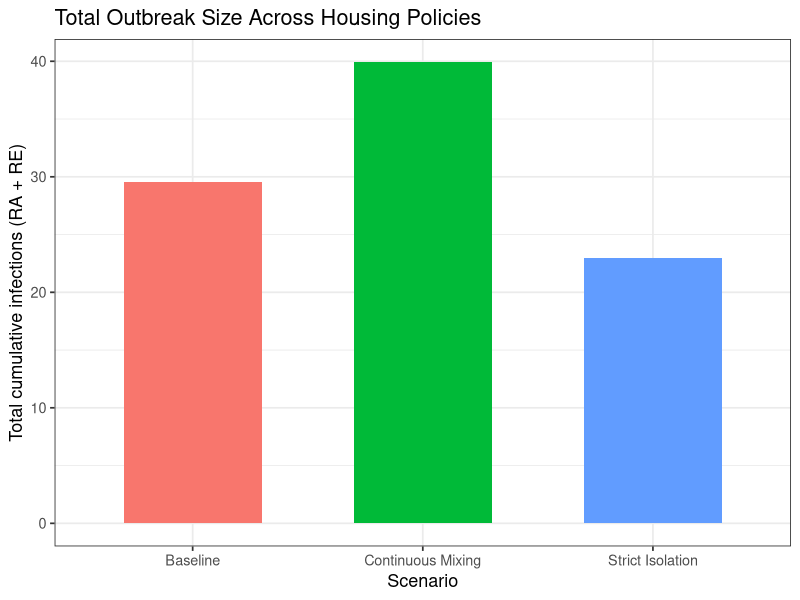
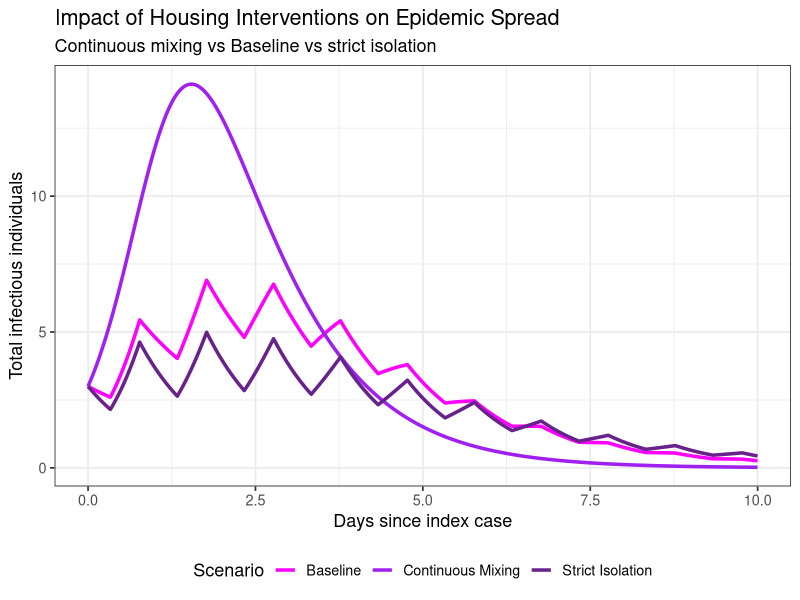
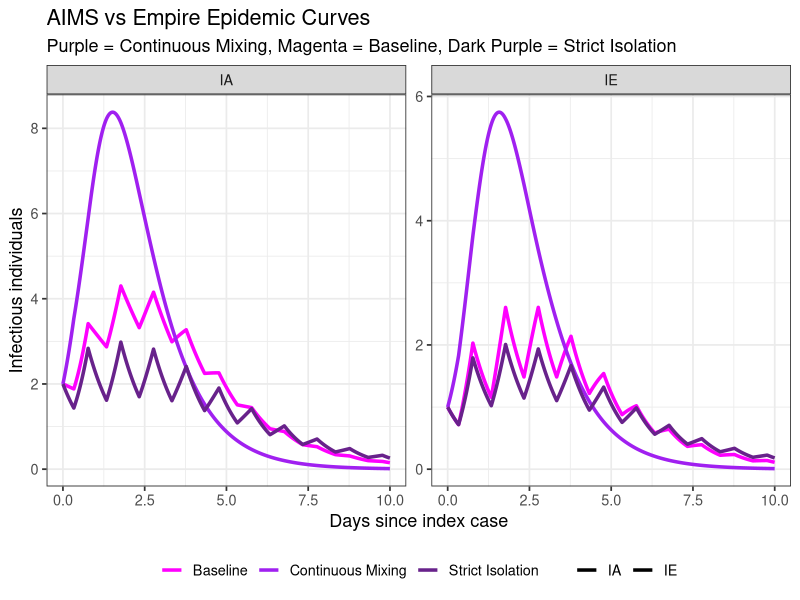
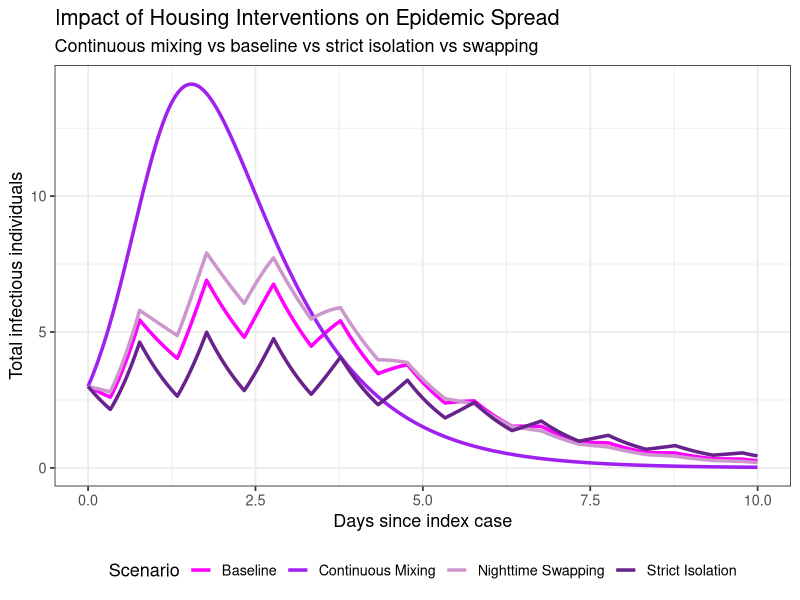
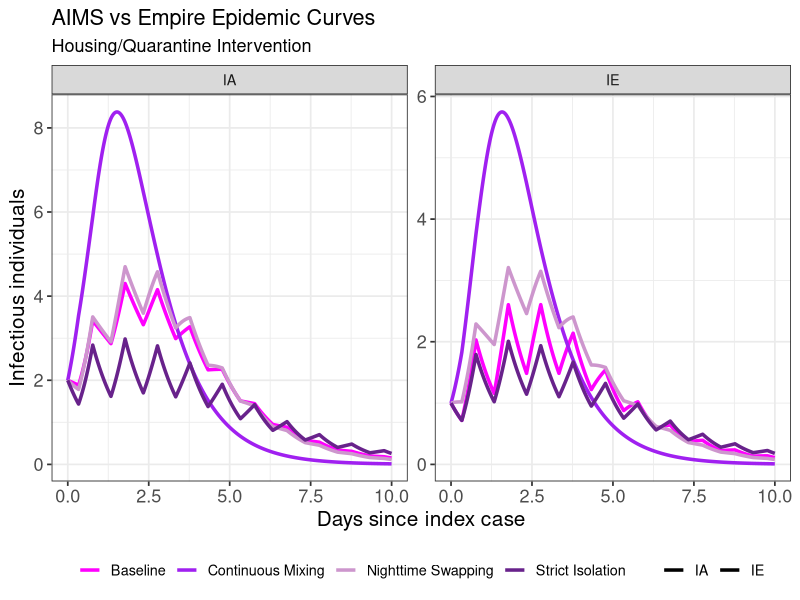

These charts were generated, in order, by the following R code:
library(deSolve)
library(ggplot2)
library(tidyr)
library(dplyr)

# --- Initial conditions ---
pop.ssiirr <- c(SE = 16, SA = 23, IA = 2, IE = 1, RA = 0, RE = 0)

values <- c(
  gammaA = 1 , gammaE = 1,
  N0 = 42, N_A = 25, N_E = 17,
  betaMixprior = 3.1, betaNightAprior = 0.9, betaNightEprior = 0
)

# --- ODE function (ssiirr) ---
ssiirr <- function(t, y, parms) {
  with(as.list(c(y, parms)), {
    day_fraction <- t %% 1
    is_daytime   <- (day_fraction >= 0.3328) & (day_fraction <= 0.77071)
    
    beta_M  <- ifelse(is_daytime, betaMixprior, 0)
    beta_NA <- ifelse(is_daytime, 0, betaNightAprior)
    beta_NE <- ifelse(is_daytime, 0, betaNightEprior)
    
    inf_mix <- beta_M * (IA + IE) / N0
    inf_NA  <- beta_NA * IA / N_A
    inf_NE  <- beta_NE * IE / N_E
    
    dSAdt <- -(inf_mix + inf_NA) * SA
    dSEdt <- -(inf_mix + inf_NE) * SE
    dIAdt <- (inf_mix + inf_NA) * SA - gammaA * IA
    dIEdt <- (inf_mix + inf_NE) * SE - gammaE * IE
    dRAdt <- gammaA * IA 
    dREdt <- gammaE * IE 
    
    return(list(c(dSEdt, dSAdt, dIAdt, dIEdt, dRAdt, dREdt)))
  })
}

# --- Helper function to run scenarios ---
run_scenario <- function(betaMix, betaNightA, betaNightE, label) {
  values["betaMixprior"]    <- betaMix
  values["betaNightAprior"] <- betaNightA
  values["betaNightEprior"] <- betaNightE
  time.out <- seq(0, 10, by = 0.02083)
  out <- data.frame(lsoda(y = pop.ssiirr, times = time.out, func = ssiirr, parms = values))
  out$Scenario <- label
  return(out)
}

# --- Run scenarios ---
out_mix    <- run_scenario(3.1, 3.1, 3.1, "Continuous Mixing")
out_iso    <- run_scenario(3.1, 0.9, 0, "Baseline")
out_strict <- run_scenario(3.1, 0, 0, "Strict Isolation")

# --- Combine results ---
out_all <- rbind(out_mix, out_iso, out_strict)

# --- Summarise final recovered counts ---
final_counts <- out_all %>%
  group_by(Scenario) %>%
  summarise(
    Final_RA = max(RA),
    Final_RE = max(RE),
    Total_R  = Final_RA + Final_RE
  )

print(final_counts)

# --- Plot cumulative infections (RA + RE) ---
ggplot(final_counts, aes(x = Scenario, y = Total_R, fill = Scenario)) +
  geom_col(width = 0.6) +
  labs(
    x = "Scenario",
    y = "Total cumulative infections (RA + RE)",
    title = "Total Outbreak Size Across Housing Policies"
  ) +
  theme_bw(base_size = 13) +
  theme(legend.position = "none")

# --- Plot total infectious (IA + IE) across scenarios ---
ggplot(out_all, aes(x = time, y = IA + IE, colour = Scenario)) +
  geom_line(linewidth = 1.2) +
  scale_colour_manual(values = c("Continuous Mixing"   = "purple",
                                 "Baseline" = "magenta",
                                 "Strict Isolation"    = "darkorchid4")) +
  labs(
    x = "Days since index case",
    y = "Total infectious individuals",
    title = "Impact of Housing Interventions on Epidemic Spread",
    subtitle = "Continuous mixing vs Baseline vs strict isolation"
  ) +
  theme_bw(base_size = 13) +
  theme(legend.position = "bottom")

# --- Separate plots for AIMS vs Empire ---
out_long <- pivot_longer(out_all, cols = c("IA","IE"), names_to = "Group", values_to = "Infectious")

ggplot(out_long, aes(x = time, y = Infectious,
                     colour = Scenario, linetype = Group)) +
  geom_line(linewidth = 1.2) +
  facet_wrap(~Group, scales = "free_y") +
  scale_colour_manual(values = c("Continuous Mixing"   = "purple",
                                 "Baseline" = "magenta",
                                 "Strict Isolation"    = "darkorchid4")) +
  scale_linetype_manual(values = c("IA" = "solid", "IE" = "solid")) +
  labs(
    x = "Days since index case",
    y = "Infectious individuals",
    title = "AIMS vs Empire Epidemic Curves",
    subtitle = "Purple = Continuous Mixing, Magenta = Baseline, Dark Purple = Strict Isolation"
  ) +
  theme_bw(base_size = 13) +
  theme(legend.position = "bottom", legend.title = element_blank())


ssiirr_swap <- function(t, y, parms) {
  with(as.list(c(y, parms)), {
    day_fraction <- t %% 1
    is_daytime   <- (day_fraction >= 0.3328) & (day_fraction <= 0.77071)
    
    if (is_daytime) {
      # Daytime mixing
      beta_M  <- betaMixprior
      inf_mix <- beta_M * (IA + IE) / N0
      
      dSAdt <- -inf_mix * SA
      dSEdt <- -inf_mix * SE
      dIAdt <- inf_mix * SA - gammaA * IA
      dIEdt <- inf_mix * SE - gammaE * IE
    } else {
      # Nighttime swapping
      beta_swap <- betaNightAprior  # use same parameter for swap intensity
      
      inf_A_swap <- beta_swap * IE / N_E
      inf_E_swap <- beta_swap * IA / N_A
      
      dSAdt <- -inf_A_swap * SA
      dSEdt <- -inf_E_swap * SE
      dIAdt <- inf_A_swap * SA - gammaA * IA
      dIEdt <- inf_E_swap * SE - gammaE * IE
    }
    
    dRAdt <- gammaA * IA
    dREdt <- gammaE * IE
    
    return(list(c(dSEdt, dSAdt, dIAdt, dIEdt, dRAdt, dREdt)))
  })
}

# --- Run swap scenario ---
run_swap <- function(betaMix, betaSwap, label) {
  values["betaMixprior"]    <- betaMix
  values["betaNightAprior"] <- betaSwap
  time.out <- seq(0, 10, by = 0.02083)
  out <- data.frame(lsoda(y = pop.ssiirr, times = time.out, func = ssiirr_swap, parms = values))
  out$Scenario <- label
  return(out)
}

out_swap <- run_swap(3.1, 0.9 , "Nighttime Swapping")
out_all <- rbind(out_mix, out_iso, out_strict, out_swap)

ggplot(out_all, aes(x = time, y = IA + IE, colour = Scenario)) +
  geom_line(linewidth = 1.2) +
  scale_colour_manual(values = c("Continuous Mixing"   = "purple",
                                 "Baseline"           = "magenta",
                                 "Strict Isolation"   = "darkorchid4",
                                 "Nighttime Swapping" = "plum3")) +
  labs(
    x = "Days since index case",
    y = "Total infectious individuals",
    title = "Impact of Housing Interventions on Epidemic Spread",
    subtitle = "Continuous mixing vs baseline vs strict isolation vs swapping"
  ) +
  theme_bw(base_size = 13) +
  theme(legend.position = "bottom")

out_long <- pivot_longer(out_all, cols = c("IA","IE"), names_to = "Group", values_to = "Infectious")

plotInter <- ggplot(out_long, aes(x = time, y = Infectious,
                     colour = Scenario, linetype = Group)) +
  geom_line(linewidth = 1.2) +
  facet_wrap(~Group, scales = "free_y") +
  scale_colour_manual(values = c("Continuous Mixing"   = "purple",
                                 "Baseline" = "magenta",
                                 "Strict Isolation"    = "darkorchid4",
                                 "Nighttime Swapping" = "plum3")) +
  scale_linetype_manual(values = c("IA" = "solid", "IE" = "solid")) +
  labs(
    x = "Days since index case",
    y = "Infectious individuals",
    title = "AIMS vs Empire Epidemic Curves",
    subtitle = "Housing/Quarantine Intervention"
  ) +
  theme_bw(base_size = 13) +
  theme(legend.position = "bottom", legend.title = element_blank(),
        axis.title = element_text(size = 15), 
        axis.text = element_text(size = 13))
ggsave("Intervention Plot - Housing Change.png", plotInter, width = 8, height = 6, dpi = 300)

 
